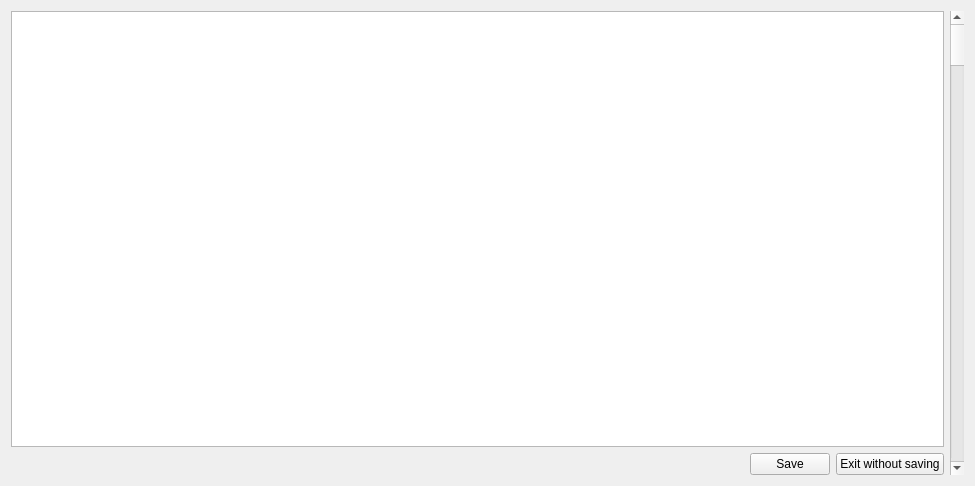
<?xml version="1.0" encoding="UTF-8"?>
<ui version="4.0">
 <class>ManageVocabulary</class>
 <widget class="QWidget" name="ManageVocabulary">
  <property name="geometry">
   <rect>
    <x>0</x>
    <y>0</y>
    <width>975</width>
    <height>486</height>
   </rect>
  </property>
  <property name="windowTitle">
   <string>Form</string>
  </property>
  <layout class="QGridLayout" name="gridLayout_2">
   <item row="0" column="0">
    <layout class="QHBoxLayout" name="horizontalLayout_2">
     <item>
      <layout class="QVBoxLayout" name="verticalLayout">
       <item>
        <widget class="QTableView" name="tableView"/>
       </item>
       <item>
        <layout class="QHBoxLayout" name="horizontalLayout">
         <item>
          <spacer name="horizontalSpacer">
           <property name="orientation">
            <enum>Qt::Horizontal</enum>
           </property>
           <property name="sizeHint" stdset="0">
            <size>
             <width>40</width>
             <height>20</height>
            </size>
           </property>
          </spacer>
         </item>
         <item>
          <layout class="QGridLayout" name="gridLayout">
           <item row="0" column="0">
            <widget class="QPushButton" name="pushButton_2">
             <property name="text">
              <string>Save</string>
             </property>
            </widget>
           </item>
           <item row="0" column="1">
            <widget class="QPushButton" name="pushButton">
             <property name="text">
              <string>Exit without saving</string>
             </property>
            </widget>
           </item>
          </layout>
         </item>
        </layout>
       </item>
      </layout>
     </item>
     <item>
      <widget class="QScrollBar" name="verticalScrollBar">
       <property name="orientation">
        <enum>Qt::Vertical</enum>
       </property>
      </widget>
     </item>
    </layout>
   </item>
  </layout>
  <zorder>tableView</zorder>
  <zorder>tableView</zorder>
  <zorder>pushButton</zorder>
  <zorder>pushButton_2</zorder>
  <zorder>horizontalSpacer</zorder>
  <zorder>verticalScrollBar</zorder>
 </widget>
 <resources/>
 <connections/>
</ui>
